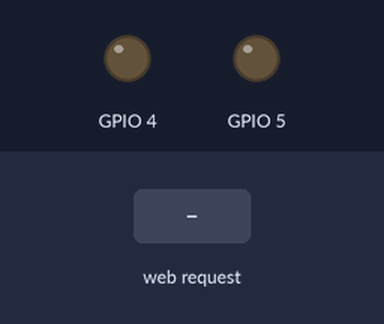
The sketch below on a simulated ESP8266 (NodeMCU). Shown: output pins drawn as LEDs (lit = HIGH). Inputs (shaded band) come from the test bench. What the sketch prints to the serial monitor is not drawn.

Above: at 2.2 s.
2.3 s: HTTP request GET /on received
At 3.2 s:
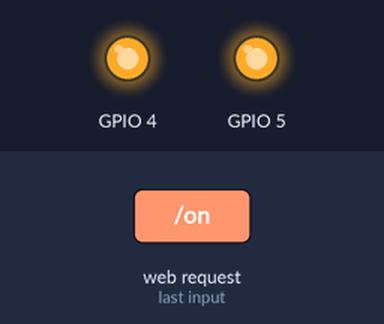
3.8 s: HTTP request GET /off received
At 4.3 s:
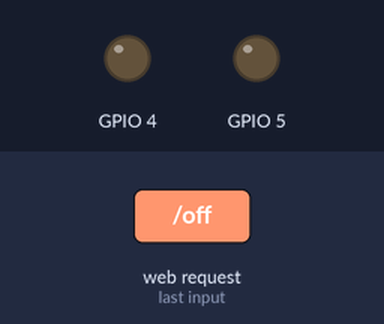
Timing chart, 0 to 6.8 s (numbered marks = the images above; inputs shaded):
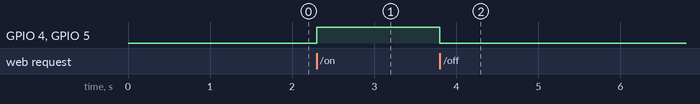

The sketch:

WifiAccessPoint.ino
```cpp
// (licence header left out)
/* Create a WiFi access point and provide a web server on it. */

#include <ESP8266WiFi.h>
#include <WiFiClient.h>
#include <ESP8266WebServer.h>

/* Set these to your desired credentials. */
const char *ssid = "ESPapGDGLX";
const char *password = "googledevlx";

ESP8266WebServer server(80);

/* Just a little test message.  Go to http://192.168.4.1 in a web browser
 * connected to this access point to see it.
 */
void handleRoot() {
	server.send(200, "text/html", "<h1>You are connected</h1>");
}


void handleOn() {
  server.send(200, "text/html", "<h1>ON</h1>");
  digitalWrite(4, 1);
  digitalWrite(5, 1);
}

void handleOff() {
  server.send(200, "text/html", "<h1>OFF</h1>");
  digitalWrite(4, 0);
  digitalWrite(5, 0);
}

void setup() {
	delay(1000);

  // prepare GPIO2
  pinMode(4, OUTPUT);
  digitalWrite(4, 0);

  pinMode(5, OUTPUT);
  digitalWrite(5, 0);

	Serial.begin(115200);
	Serial.println();
	Serial.print("Configuring access point...");
	/* You can remove the password parameter if you want the AP to be open. */
	WiFi.softAP(ssid, password);

	IPAddress myIP = WiFi.softAPIP();
	Serial.print("AP IP address: ");
	Serial.println(myIP);
	server.on("/", handleRoot);
  server.on("/on", handleOn);
  server.on("/off", handleOff);

	server.begin();
	Serial.println("HTTP server started");
}

void loop() {
	server.handleClient();
}
```

Measured:
- after the input at 2.3 s, GPIO 4, GPIO 5: LOW → HIGH at once
- after the input at 3.8 s, GPIO 4, GPIO 5: HIGH → LOW at once
